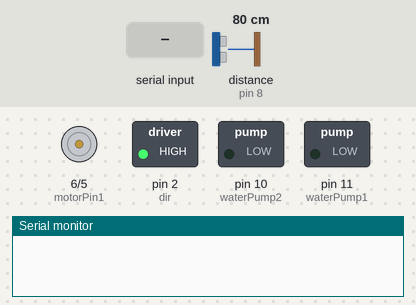
Recording of a sketch running on a simulated Arduino Uno, built with avr-gcc and run on an emulated ATmega328P. On the bench: motor-driver pin pairs drawn as motors (green arrow = first pin HIGH = forward, orange = second pin HIGH = backward, longer = more drive), switched loads named in the sketch (green lamp = pin HIGH), the last lines printed to the serial monitor. Inputs (shaded band) come from the test bench; at power-on: distance to the obstacle (sensor on pin 8) 80 cm. The echo pulse lasts 58.3 µs per cm; pins used as bus, display or sensor lines are not drawn.

Above: at 1.2 s.
1.3 s: "2" received over Serial
At 2.1 s:
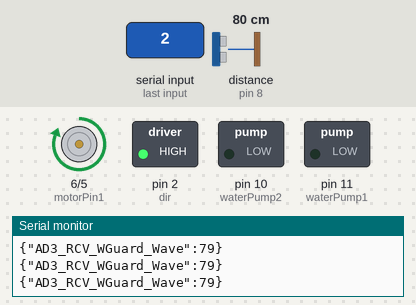
2.8 s: "1" received over Serial
At 3.3 s:
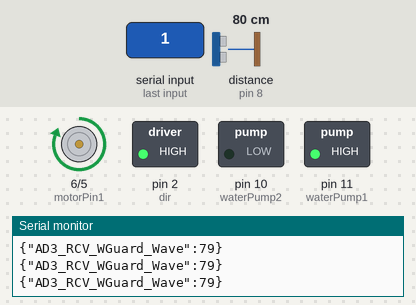
4.3 s: distance to the obstacle (sensor on pin 8) set to 7 cm
7.3 s: distance to the obstacle (sensor on pin 8) set to 4 cm
At 8.5 s:
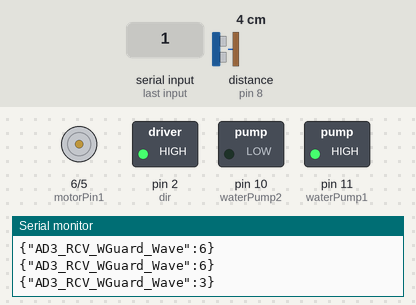
8.8 s: "3" received over Serial
At 10.0 s:
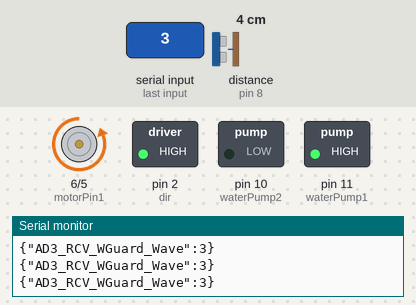
10.3 s: "0" received over Serial
At 11.2 s:
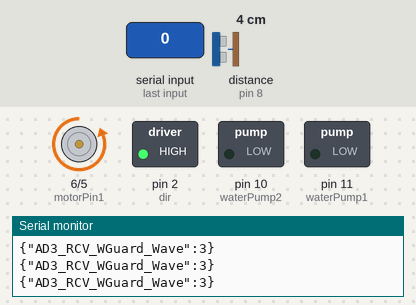
Timing chart, 0 to 12.8 s (numbered marks = the images above; inputs shaded):
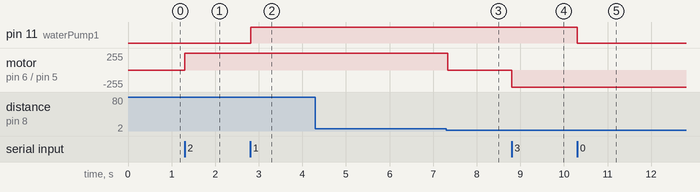

Measured:
- the behaviour switches between 6 and 5 cm on distance to the obstacle (sensor on pin 8) (found by bisection; images 2 and 3)
- after the input at 1.3 s, motor on pin 6 (motorPin1) / pin 5 (motorPin2): stopped → forward 255/255 at once
- after the input at 2.8 s, pin 11 (waterPump1): LOW → HIGH at once
- after the input at 7.3 s, motor on pin 6 (motorPin1) / pin 5 (motorPin2): forward 255/255 → stopped at once
- after the input at 8.8 s, motor on pin 6 (motorPin1) / pin 5 (motorPin2): stopped → backward 255/255 at once
- after the input at 10.3 s, pin 11 (waterPump1): HIGH → LOW at once

The sketch:

test06_linear_pump_json.ino
```cpp
#include <ArduinoJson.h>

int motorPin1 = 6;  // 모터 정회전
int motorPin2 = 5;  // 모터 역회전
int waterPump1 =11; // 워터펌프 정회전
int waterPump2 =10; // 워터펌프 역회적
int TRIG = 9; // 초음파 센서 트리거
int ECHO = 8; // 초음파 센서 에코
int dir = 2;  // 릴레이 시그널 핀
// 동작 상태 (리니어 모터)
enum MotorState
{
  IDLE, // 대기상태
  FORWARD, // 전진 중
  BACKWARD, // 후진 중
  COMPLETED // 동작 완료
};

MotorState motorState = IDLE; // 초기 상태는 대기 상태로 설정

void setup() {
  Serial.begin(9600);
  // 아두이노 핀 세팅
  pinMode(motorPin1,OUTPUT);
  pinMode(motorPin2,OUTPUT);
  pinMode(waterPump1,OUTPUT);
  pinMode(waterPump2,OUTPUT);
  pinMode(TRIG,OUTPUT);
  pinMode(ECHO,INPUT);
  pinMode(dir,OUTPUT);
  // 핀 값 초기화
  digitalWrite(dir,HIGH);

  // 모터 정지 초기화
  stopMotor();

  digitalWrite(waterPump1,LOW);
  digitalWrite(waterPump2,LOW);
  //Serial.println("DC motor test");
}


DynamicJsonDocument doc(128);
void loop()
{

  if (Serial.available())
  {
    char command = Serial.read();

    if (command == '0')
    {
      digitalWrite(waterPump1,LOW);
      digitalWrite(waterPump2,LOW);
    }
    else if (command == '1')
    {
      digitalWrite(waterPump1,HIGH);
      digitalWrite(waterPump2,LOW);
    }
    else if (command == '2')
    {
      forwardMotion();  // 전진 명령 수행
      motorState = FORWARD;
    }
    else if (command =='3')
    {
      backwardMotion(); // 후진 명령 수행
      motorState = BACKWARD;
    }
  }
    // 초음파 센서로 거리 측정
  if(motorState == FORWARD || motorState == BACKWARD)
  {
    // 목표 거리에 도달하였는지 확인하여 동작 완료 상태로 변경
    int distance = int(measureDistance());
    doc["AD3_RCV_WGuard_Wave"] = distance;
    String jsonStr;
    serializeJson(doc,jsonStr);
    Serial.println(jsonStr);

    if(motorState == FORWARD && distance <= 4)
    {
      motorState = COMPLETED;
      stopMotor();
    }
    else if(motorState == BACKWARD && distance >= 10)
    {
      motorState = COMPLETED;
      stopMotor();
    }
  }
}

void forwardMotion()
{
  digitalWrite(motorPin1,HIGH);
  digitalWrite(motorPin2,LOW);
}
void backwardMotion()
{
  digitalWrite(motorPin1,LOW);
  digitalWrite(motorPin2,HIGH);
}
void stopMotor()
{
  digitalWrite(motorPin1,LOW);
  digitalWrite(motorPin2,LOW);
}
float measureDistance()
{
  digitalWrite(TRIG,LOW);
  delayMicroseconds(2);
  digitalWrite(TRIG,HIGH);
  delayMicroseconds(10);
  digitalWrite(TRIG,LOW);

  unsigned long duration = pulseIn(ECHO,HIGH);
  float distance = duration * 0.034 / 2;

  return distance;
}
```
